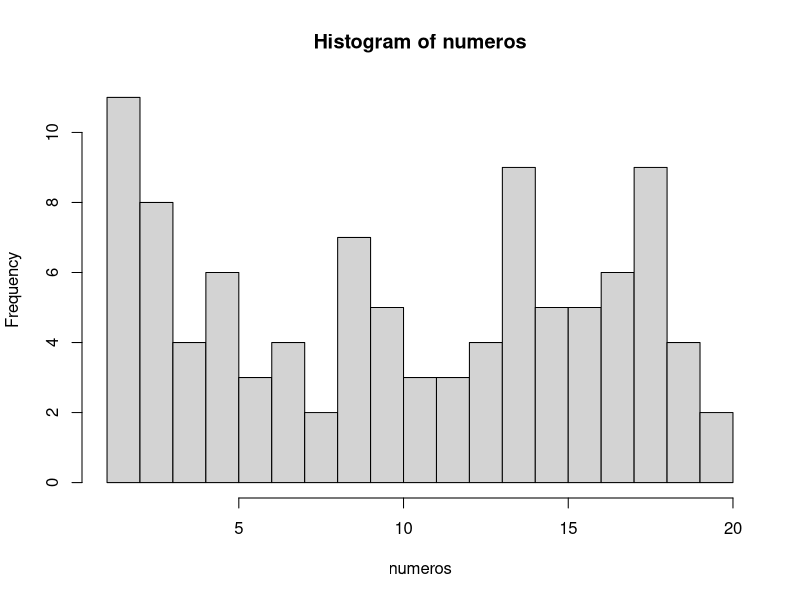
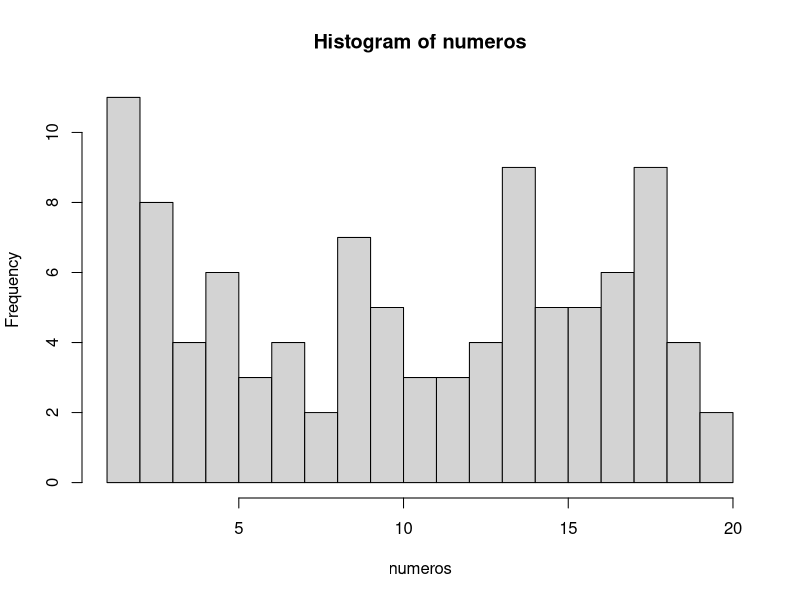

Here is the R script that generated these plots, in order:
## ---- chunk 1
numeros <- sample(1:20, 100, TRUE)
numeros
## ---- chunk 2
mediana <- median(numeros)
mediana
## ---- chunk 3
media <- mean(numeros)
media
## ---- chunk 4
# El argumento breaks nos permite dividir en histograma en las partes que queramos
hist(numeros, breaks = 20)
## ---- chunk 5
tabla.frecuencias <- data.frame(table(numeros))
tabla.frecuencias
## ---- chunk 6
# Con la función seq, creamos una secuencia de 1 a 10 en intervalos de 0.1 en 0.1
secuencia <- seq(1, 10, 0.1)
muestra <- sample(secuencia, 100, TRUE)
muestra
## ---- chunk 7
# Aquí el cálculo de la mediana 
mediana <- median(numeros)
mediana
## ---- chunk 8
# Aquí el cálculo de la media
media <- mean(numeros)
media
## ---- chunk 9
# Aquí el cálculo de la moda
hist(numeros, breaks = 20)
